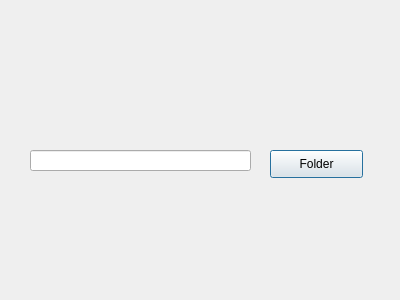
<?xml version="1.0" encoding="UTF-8"?>
<ui version="4.0">
 <class>Dialog</class>
 <widget class="QDialog" name="Dialog">
  <property name="geometry">
   <rect>
    <x>0</x>
    <y>0</y>
    <width>400</width>
    <height>300</height>
   </rect>
  </property>
  <property name="windowTitle">
   <string>Dialog</string>
  </property>
  <widget class="QPushButton" name="findreplay">
   <property name="geometry">
    <rect>
     <x>270</x>
     <y>150</y>
     <width>93</width>
     <height>28</height>
    </rect>
   </property>
   <property name="text">
    <string>Folder</string>
   </property>
  </widget>
  <widget class="QLineEdit" name="filename">
   <property name="geometry">
    <rect>
     <x>30</x>
     <y>150</y>
     <width>221</width>
     <height>21</height>
    </rect>
   </property>
  </widget>
 </widget>
 <resources/>
 <connections/>
</ui>
